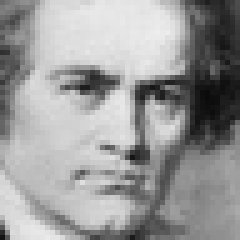
#> input picture FER-2013/train_balanced/angry/Training_12604769.jpg, 48 x 48 px (shown 5 times larger); its folder holds only this picture in this run
$ python dataset_analysis.py
#> lines starting #> are read from the running program, lines starting #| are printed output that depends on the picture
import cv2
import numpy as np
import os
import matplotlib.pyplot as plt


def analyze_dataset(image_dir):
#> called with image_dir = 'FER-2013/train_balanced'
    class_counts = {}
    image_sizes = []

    # Variabler til udregning af Mean og Std. af pixel intensity
    total_sum = 0.0
    total_sq_sum = 0.0
    total_pixels = 0

    for class_name in os.listdir(image_dir):
        class_path = os.path.join(image_dir, class_name)
        if os.path.isdir(class_path):
            images = os.listdir(class_path)
            class_counts[class_name] = len(images)

            for img_name in images:
                img_path = os.path.join(class_path, img_name)

                # Indlæs som greyscale
                img = cv2.imread(img_path, cv2.IMREAD_GRAYSCALE)
#> img is the input picture: shape (48, 48); min 11, max 237, mean 154.1

                if img is not None:
                    image_sizes.append(img.shape[:2]) # (height, width)

                    # Normaliser data til float [0, 1] for beregning af statistik
                    img_norm = img.astype(np.float32) / 255.0

                    # Opdater løbende variabler for total til beregning
                    total_sum += np.sum(img_norm)
#> total_sum = 1392.1
                    total_sq_sum += np.sum(img_norm ** 2)
#> total_sq_sum = 975.3
                    total_pixels += img_norm.size
#> total_pixels = 2304

                else:
                    print(f"Warning: Could not read image '{img_path}'")

    # Beregning af Mean og std
    mean_val = total_sum / total_pixels
#> mean_val = 0.639
    std_val = np.sqrt((total_sq_sum / total_pixels) - (mean_val ** 2))
#> std_val = 0.249

    return class_counts, image_sizes, mean_val, std_val
    cv2.imwrite(f'augmented_image_{i}.png', img)


if __name__ == "__main__":
    dataset_path = 'FER-2013/train_balanced'
    if not os.path.exists(dataset_path):
        dataset_path = 'FER-2013/train'

    class_counts, image_sizes, mean_val, std_val = analyze_dataset(dataset_path)
#> class_counts = {'angry': 1, 'fear': 1}; image_sizes = [(48, 48), (48, 48)]; mean_val = 0.639; std_val = 0.249

    print("\n" + "*"*30)
    print("Pixel analysis:")
    print("*"*30)
    print(f"\nGreyscale pixel statistics ([0, 1] range):")
    print(f"Mean: {mean_val:.4f}")
#| Mean: 0.6390
    print(f"Std: {std_val:.4f}")
#| Std: 0.2491
    print("*"*30)
    print("VIGTIGT: Husk at kopier disse værdier ind i train.py!")
    print("*"*30)

    print("\nClass distribution:")
    for class_name, count in class_counts.items():
        print(f"{class_name}: {count} images")
#> this loop made 2 passes
#> (class_name, count) on passes 1 to 2: ('angry', 1), ('fear', 1)
#| angry: 1 images
#| fear: 1 images

    heights, widths = zip(*image_sizes)
#> heights = (48, 48); widths = (48, 48)
    plt.figure(figsize=(12, 5))

    plt.subplot(1, 2, 1)
    plt.hist(heights, bins=30, color='blue', alpha=0.7)
    plt.title('Image Height Distribution')
    plt.xlabel('Height (pixels)')
    plt.ylabel('Frequency')

    plt.subplot(1, 2, 2)
    plt.hist(widths, bins=30, color='green', alpha=0.7)
    plt.title('Image Width Distribution')
    plt.xlabel('Width (pixels)')
    plt.ylabel('Frequency')

    plt.tight_layout()
    plt.show()
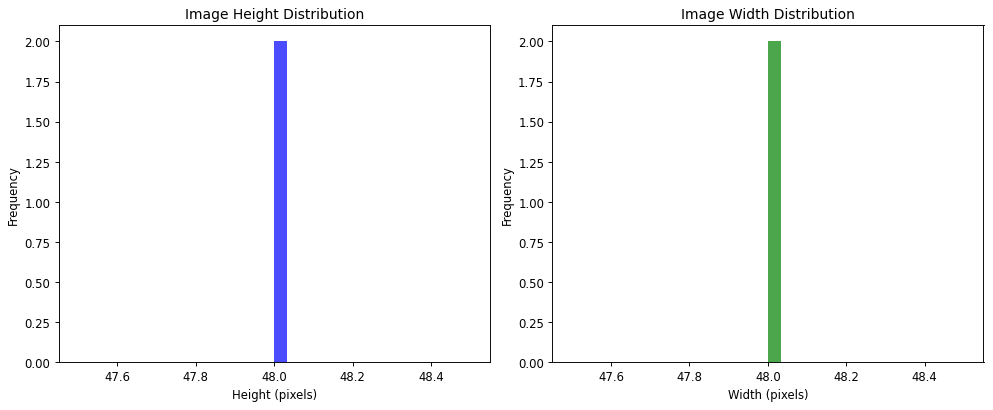
#> figure drawn by matplotlib, 2 panels; panel 1: tallest bar 2 high, from x = 48 to 48.03; panel 2: tallest bar 2 high, from x = 48 to 48.03
